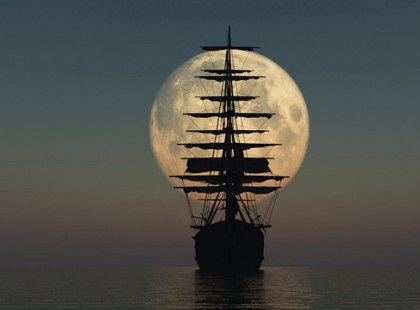
#> input picture _L/2015_01054.jpg, 420 x 310 px
$ python adaptive_threshold.py
#> lines starting #> are read from the running program, lines starting #| are printed output that depends on the picture; after the words box and inside, x2 and y2 are one past the last pixel; in counts of white or black regions, pixels touching at a corner belong together
### getting.py
import copy
from random import randint

import cv2
import numpy as np
from PIL import Image
from PIL.ImageDraw import ImageDraw
from matplotlib import pyplot as plt
from numba import njit, prange
from scipy.ndimage import gaussian_filter

from scipy.signal import find_peaks


def getting_image_from_pixels(pixels: np.ndarray) -> Image:
    image = Image.new(size=(pixels.shape[0],pixels.shape[1]),mode="L")
    draw = ImageDraw(image)
    for i in range(pixels.shape[0]):
        for j in range(pixels.shape[1]):
            draw.point((i, j), round(pixels[i][j]))
    return image


def getting_image_from_path(path: str) -> Image:
#> called with path = '2015_01054.jpg'
    image = Image.open(path)
#> image is the input picture: PIL image 420x310 RGB; mean R, G, B 78.2, 79.3, 73.6
    image = image.convert("L")
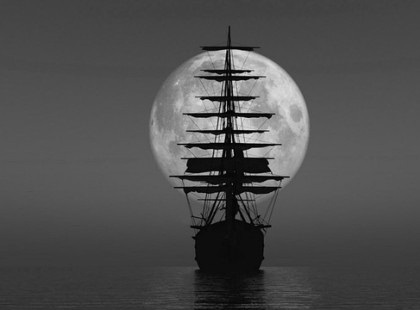
#> image: PIL image 420x310 L; min 0, max 227, mean 78.4
    return image


def getting_array_for_image(image: Image) -> np.ndarray:
    height = image.size[0]
#> height = 420
    width = image.size[1]
#> width = 310
    pix = image.load()
    pixels = np.ndarray(image.size)
    for i in range(height):
        for j in range(width):
            pixels[i][j] = pix[i, j]
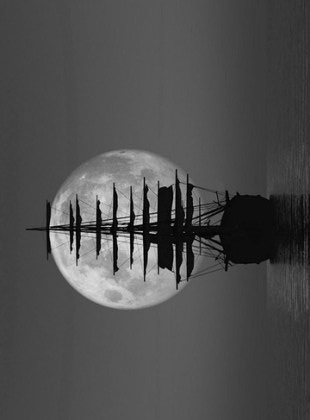
#> pixels: shape (420, 310) float64; min 0, max 227, mean 78.4
    return pixels


# [72 lines left out: functions getting_diagram, convert_array3_to_array1, sequential_approximation, P_tile, not called in this run]

def get_image_from_path(path):
  image = getting_image_from_path(path)
  image = getting_array_for_image(image)
  return image
def get_image_from_pixels(pixels):
  return getting_image_from_pixels(pixels)
#> in getting_image_from_pixels, `image = Image.new(size=(pixels.shape[0],pixels.shape[1]),mode="L")`: image: PIL image 420x310 L; every value is 0
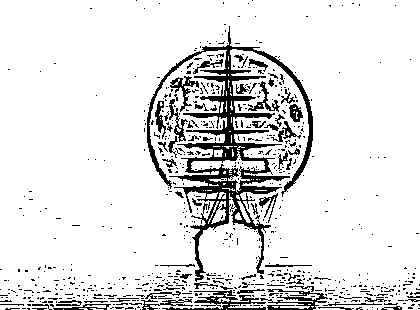
#> returned value: PIL image 420x310 L; 88.5% white; 699 black regions (634 under 20 px), largest, box (x1, y1, x2, y2) and area: (147, 26, 313, 282) 7327, (162, 290, 266, 310) 668, (260, 289, 328, 310) 530

def average(mass):
    return sum(mass) / len(mass)

def median(mass):
    mass = sorted(mass)
    return mass[round(len(mass) / 2)]

def min_max(mass):
    return (min(mass) + max(mass)) / 2
@njit(parallel=True, fastmath=True)
def adaptive_threshold_average(pixels: np.ndarray, r, T):
    new_pixels = np.zeros((pixels.shape))
    for i in prange(pixels.shape[0]):
        for j in prange(pixels.shape[1]):
            mass = []
            for x in prange(-r, r):
                for y in prange(-r, r):
                    if i + x in range(0, pixels.shape[0] - 1) and j + y in range(0, pixels.shape[1] - 1):
                        mass.append(pixels[i + x][ j + y])
            if ((pixels[i][ j] - (sum(mass) / len(mass))) >= T):
                new_pixels[i][ j]= 255
            else:
                new_pixels[i][ j]= 0
    return new_pixels

@njit(parallel=True, fastmath=True)
def adaptive_threshold_median(pixels: np.ndarray, r, T):
    new_pixels = np.zeros((pixels.shape))
    for i in prange(pixels.shape[0]):
        for j in prange(pixels.shape[1]):
            mass = []
            for x in prange(-r, r):
                for y in prange(-r, r):
                    if i + x in range(0, pixels.shape[0] - 1) and j + y in range(0, pixels.shape[1] - 1):
                        mass.append(pixels[i + x][ j + y])
            mass = sorted(mass)
            if ((pixels[i][ j] - (mass[round(len(mass) / 2)])) >= T):
                new_pixels[i][ j]= 255
            else:
                new_pixels[i][ j]= 0
    return new_pixels
@njit(parallel=True, fastmath=True)
def adaptive_threshold_min_max(pixels: np.ndarray, r, T):
    new_pixels = np.zeros((pixels.shape))
    for i in prange(pixels.shape[0]):
        for j in prange(pixels.shape[1]):
            mass = []
            for x in prange(-r, r):
                for y in prange(-r, r):
                    if i + x in range(0, pixels.shape[0] - 1) and j + y in range(0, pixels.shape[1] - 1):
                        mass.append(pixels[i + x][ j + y])
            if ((pixels[i][ j] - ((min(mass) + max(mass)) / 2)) >= T):
                new_pixels[i][ j]= 255
            else:
                new_pixels[i][ j]= 0
    return new_pixels

# [154 lines left out: functions data_distribution, cluster_update, clusterization, print_cluster, canny_1, kmean and 4 more, not called in this run]

### _L/adaptive_threshold.py
import copy

from matplotlib import pyplot as plt

from getting import get_image_from_path, get_image_from_pixels, P_tile, sequential_approximation, \
    adaptive_threshold_min_max, kmean, adaptive_threshold_median, adaptive_threshold_average

path = "2015_01054.jpg"
image = get_image_from_path(path)
im1 = copy.deepcopy(image)
im2 = copy.deepcopy(image)
im3 = copy.deepcopy(image)
pic_box = plt.figure(figsize=(16,4))
pic_box.add_subplot(1,3,1)
T = -2
R = 3
plt.imshow(get_image_from_pixels(adaptive_threshold_min_max(im1,R,T)),cmap='gray')
plt.title(f"average R,T = {R},{T}")
plt.axis('off')
pic_box.add_subplot(1,3,2)
K = 6
plt.imshow(get_image_from_pixels(adaptive_threshold_median(im2,R,T)),cmap='gray')
#> in get_image_from_pixels (call 2), `return getting_image_from_pixels(pixels)`:
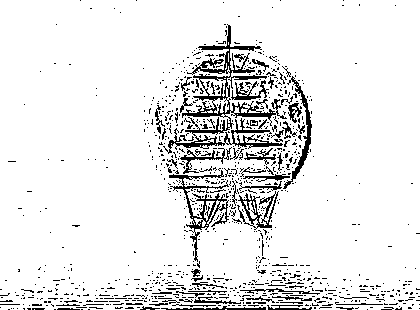
#> returned value: PIL image 420x310 L; 90.8% white; black in thin lines or dots
plt.title(f"median R,T = {R},{T}")
plt.axis('off')
pic_box.add_subplot(1,3,3)
K = 8
plt.imshow(get_image_from_pixels(adaptive_threshold_average(im3,R,T)),cmap='gray')
#> in get_image_from_pixels (call 3), `return getting_image_from_pixels(pixels)`:
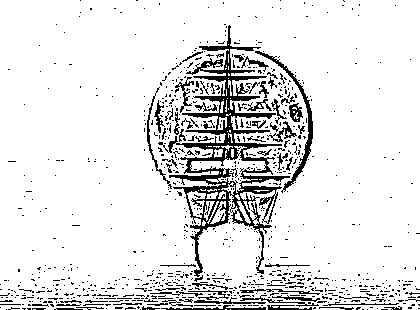
#> returned value: PIL image 420x310 L; 89.1% white; black in thin lines or dots
plt.title(f"average R,T = {R},{T}")
plt.axis('off')
plt.show()
